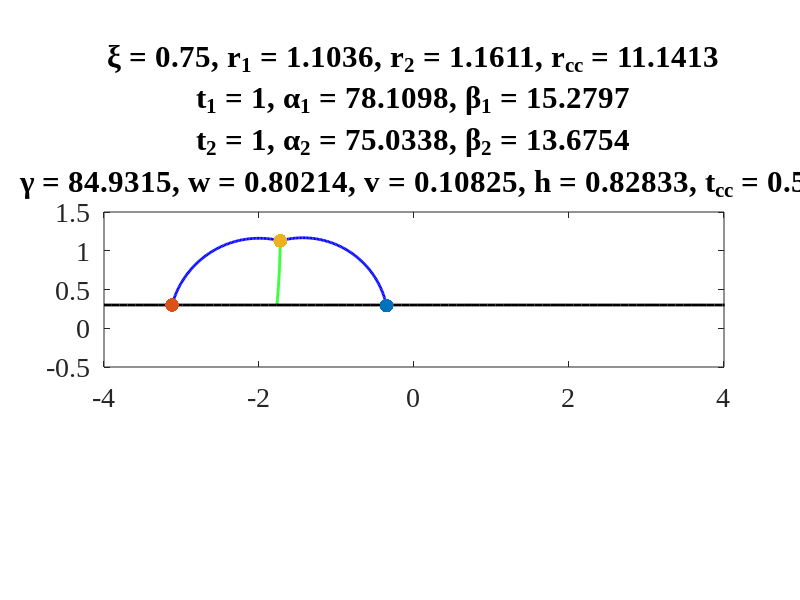

The MATLAB script that drew this image:
% Author: Calina A. Copos
% Last updated: 1/5/21
clear;
close all;
clc;

% Known parameters: f, xi, t1, t2, tcc, t0, tau

% Dimensionless parameters
f   = 0.1;          % maximal adhesion/protrusion
xi  = 0.75;         % effective drag
t1  = 1.0;          % leader force
t2  = 1.0;          % trailer force
tcc = 0.5;          % cell-cell force
t0  = 1.3;          % characteristic tension that breaks adhesions
tau = 0.1;          % ratio of membrane tension to adhesion/protrusion

epsilon  = 0.001;
v        = f + t1*(tau/t0^2-f/t0);       % velocity (linear approx. v = f + t*(tau/t0^2 - f/t0))
dh       = 1.;
dv       = 1.;
dg       = 1.;
count    = 0;

%% Numerical solver

tolv = 0.05; 
tolh = 0.01;
w = -0.5;
v = f + t1*(tau/t0^2-f/t0);
%v = 0.1;
while(dv>=tolv && count<=10000)
%while(count<=1)
    dh = 1.;
    %v = 0.001;
    v = v + epsilon;
    w = -0.5;
    %w = w + epsilon;
    %v = epsilon;
    
    while(dh>tolh && count<=10000)
        w = w + epsilon;
        wsgn = w/abs(w);
        
        % Step 1. Guess v. Force balance at front and rear endpoints
        % (1.a) (1+f) (1 - t1/(t0+tau)) - v = t1 cos(a1)
        % (1.b) (1-f) (1 - t2/(t0-tau)) + v = t2 cos(a2)

        a1 = acos( (1+f)*(1-t1/(t0+tau))/t1 - v/t1 );
        a2 = acos( (1-f)*(1-t2/(t0-tau))/t2 + v/t2 );
        % varies greatly with t0 (critical adhesion breaking force)

        % Step 2. Guess w. Force balance at the top of cell-cell region.
        % (2.a) t1 cos(b1) - t2 cos(b2) + wsgn tcc sin(|w|) = 0
        % (2.b) t1 sin(b1) + t2 sin(b2) -   tcc cos(|w|) = 0
        
        % play around with tcc, xi
        %func1 = @(b2) t1*sin( acos(t2/t1*cos(b2) + tcc/t1*sin(w)) ) + t2*sin(b2) - tcc*cos(w);
        %b2 = fzero(func1,[-pi/2,pi/2]);
        %b1 = acos( t2/t1*cos(b2) + tcc/t1*sin(w) );
        
        func1 = @(b2) t1*sin( acos(t2/t1*cos(b2) - wsgn*tcc/t1*sin(abs(w))) ) + t2*sin(b2) - tcc*cos(abs(w));
        %b2 = fzero(func1,[-pi/2,pi/2]);
        try 
            b2 = fzero(func1,0);
        catch 
            continue
        end
        b1 = acos( t2/t1*cos(b2) - wsgn*tcc/t1*sin(abs(w)) );
        
%         if (b1<0 || b2<0 || imag(b1)>1e-10 || imag(b2)>1e-10)
%             wsgn = -1;
%             func1 = @(b2) t1*sin( acos(t2/t1*cos(b2) - tcc/t1*sin(w)) ) + t2*sin(b2) - tcc*cos(w);
%             b2 = fzero(func1,[-pi/2,pi/2]);
%             b1 = acos( t2/t1*cos(b2) - tcc/t1*sin(w) );
%             sprintf('here')
%         end
        
        % Zero out the imaginary components
        if imag(b1)<=1e-10
            b1 = real(b1);
        end
        if imag(b2)<=1e-10
            b2 = real(b2);
        end

        % For vertical tcc (aka w approx 0)
        % (2.0.a) t1 cos(b1) = t2 cos(b2) -> b1 = acos( t2/t1 cos(b2) )
        % (2.0.b) t1 sin(b1) + t2 sin(b2) = tcc
    %     func = @(b2) t1*sin(acos(t2*cos(b2)/t1)) + t2*sin(b2) - tcc;
    %     b2 = fzero(func,-1.5);
    %     b1 = acos(t2/t1*cos(b2));

        % Step 3.
        % (3.a) r1 = (1/2 - 1/4 sin(2*a1) + (1/2 - 1/4 sin (2*b1))^(-1/2)
        % (3.b) r2 = (1/2 - 1/4 sin(2*a2) + (1/2 - 1/4 sin (2*b2))^(-1/2)
        
        %r1 = ( (0.5 - 0.25*sin(2*a1)) + (0.5 - 0.25*sin(2*b1)) )^(-1/2);
        %r2 = ( (0.5 - 0.25*sin(2*a2)) + (0.5 - 0.25*sin(2*b2)) )^(-1/2);
        
        % (attempt 6/8/21 did not work also not correct)
        %r1 = ( (a1 - 0.25*sin(2*a1)) + (b1 - 0.25*sin(2*b1)) )^(-1/2);
        %r2 = ( (a2 - 0.25*sin(2*a2)) + (b2 - 0.25*sin(2*b2)) )^(-1/2);
        
        % WRONG (re-visited)
        % (3.a) r1 = ( (a1+b1) - 0.5*sin(a1)*cos(a1) - 0.5*cos(a1)*cos(a1)*tan(b1) )^(-1/2)
        % (3.b) r2 = ( (a2+b2) - 0.5*sin(a2)*cos(a2) - 0.5*cos(a2)*cos(a2)*tan(b2) )^(-1/2)
        
        % (works 6/9/21)
        %r1 = ( (a1+b1) - 0.5*sin(a1)*cos(a1) - 0.5*cos(a1)*cos(a1)*tan(b1) )^(-1/2);
        %r2 = ( (a2+b2) - 0.5*sin(a2)*cos(a2) - 0.5*cos(a2)*cos(a2)*tan(b2) )^(-1/2);
        
        % (include tiny triangles in area calculation, works 6/17/21)
        tt1 = 0.5*( cos(b1)-cos(a1)*tan(b1) )*( sin(b1)-cos(a1)*tan(b1)*tan(b1) );
        tt2 = 0.5*( cos(b2)-cos(a2)*tan(b2) )*( sin(b2)-cos(a2)*tan(b2)*tan(b2) );
        r1 = ( 0.5*(a1+b1) - 0.5*sin(a1)*cos(a1) - 0.5*cos(a1)*cos(a1)*tan(b1) + tt1)^(-1/2);
        r2 = ( 0.5*(a2+b2) - 0.5*sin(a2)*cos(a2) - 0.5*cos(a2)*cos(a2)*tan(b2) + tt2)^(-1/2);
        
        % Step 4.
        % (4.a) h = h1 = r1*(cos(b1)-cos(a1))
        % (4.b) h = h2 = r2*(cos(b2)-cos(a2))

        h1 = r1*(cos(b1)-cos(a1));
        h2 = r2*(cos(b2)-cos(a2));
        dh = abs(h2-h1);
        
        if(real(a1*180/pi)>=170)
            keyboard();
        end

        %sprintf('Angles (degrees): a1=%.4f a2=%.4f b1=%.4f b2=%.4f w=%.4f',a1*180/pi,a2*180/pi,b1*180/pi,b2*180/pi,w*180/pi)
        %sprintf('Cell-cell region: h1=%.4f h2=%.4f dh=%.4f',h1,h2,dh)
    end
    
    h = h2;

    % Step 5. Intracellular pressure
    p1 = t1/r1;
    p2 = t2/r2;

    % Step 6. Find the radius of curvature for the cell-cell junction:
    %rcc = tcc/abs(t2/r2 - t1/r1);
    rcc = tcc/abs(t2/r2 - t1/r1); % edited 6/16

    % Step 7.
    func2 = @(x) h^2/(cos(abs(x)+abs(w))^2) - 2*rcc^2*(1-cos(2*abs(x)));
    %func2 = @(x) h^2/(cos(x-w)^2) - 2*rcc^2*(1-cos(2*x));
    
    try 
        x = fzero(func2,0);
    catch 
        continue
    end
  
    %x = fzero(func2,[0,pi/4]);
    %gamma = pi/2-w-2*x;
    gamma = pi/2-abs(w)-2*abs(x);
    
%     if(wsgn<0)
%         func2 = @(x) h^2/(cos(x-w)^2) - 2*rcc^2*(1-cos(2*x));
%         x = fzero(func2,[0,pi/4]);
%         gamma = pi/2-2*x+w;
%     end

    % Step 8.
    % tcc cos(gamma) = xi*v at the bottom of the cell-cell boundary
    vv = tcc*cos(gamma)/xi;
    dv = abs(vv-v);
    
    %sprintf('Speed: v=%.4f vv=%.4f',v,vv)
    %sprintf('Angle: gamma=%.4f',gamma)
    count = count + 1;
end

%% Plotting
% Trailer cell
%center2 = [-2+r2*cos(a2),0-r2*sin(a2)];
center2 = [-2,0];
start_angle2 = pi/2+a2;
end_angle2 = pi/2-b2;
N = 100;
th2 = linspace(start_angle2,end_angle2,N);
x2 = center2(1) + r2*cos(th2);
y2 = center2(2) + r2*sin(th2);
plot(x2,y2,'-b','linewidth',2);
hold on
%plot(x2(end)*ones(N,1),linspace(y2(1),y2(end),N),'-k','linewidth',2);

% Leader cell
center1 = [center2(1)+r2*cos(pi/2-b2)+r1*cos(pi/2-b1);center2(2)-(r1*sin(pi/2-b1)-r2*sin(pi/2-b2))];
start_angle1 = pi/2-a1;
end_angle1 = pi/2+b1;
th1 = linspace(start_angle1,end_angle1,N);
x1 = center1(1) + r1*cos(th1);
y1 = center1(2) + r1*sin(th1);
plot(x1,y1,'-b','linewidth',2);
hold on;
%plot(x1(end)*ones(N,1),linspace(y1(1),y1(end),N),'-k','linewidth',2);

%start_angle_cc = 3*pi/2+gamma;
if wsgn<0
    start_angle_cc = 3*pi/2+gamma+2*x;
    end_angle_cc = start_angle_cc-2*x;
elseif wsgn>0
    start_angle_cc = 3*pi/2-gamma-2*x;
    end_angle_cc = start_angle_cc+2*x;
end

%start_angle_cc = 3*pi/2+gamma+2*x;
%end_angle_cc = start_angle_cc-2*x;

start_angle_cc = 3*pi/2+gamma+2*abs(x);
end_angle_cc = start_angle_cc-2*abs(x);

th3 = linspace(start_angle_cc,end_angle_cc,N);
%center3 = [x1(end)+wsgn*rcc*cos(abs(w));y1(end)+rcc*sin(abs(w))];
%center3 = [x1(end)-rcc*sin(pi/2-w);y1(end)+rcc*cos(pi/2-w)];
%center3 = [x1(end)+h*cot(gamma+x)-rcc*cos(pi/2-gamma);y1(end)-rcc*sin(abs(w))];
center3 = [x1(end)-h*cot(gamma+abs(x))-rcc*cos(pi/2-gamma);y1(end)+rcc*sin(abs(w))];
%center3=[x1(end)-rcc*sin(3*pi/4-gamma);y1(end)+rcc*sin(3*pi/4-gamma)];
x3 = center3(1) + rcc*cos(th3);
y3 = center3(2) + rcc*sin(th3);
plot(x3,y3,'-g','linewidth',2);

plot(linspace(-4,6,100),y2(1)*ones(100,1),'-k','linewidth',2);
scatter(x1(1),y1(1),100,'bo','fill');
scatter(x2(1),y2(1),100,'bo','fill');
scatter(x1(end),y1(end),100,'bo','fill');
set(gca,'fontsize',20,'fontname','Times New Roman'); box on;
set(gcf,'color','w');
title({['\xi = ',num2str(xi), ', r_{1} = ',num2str(r1),', r_{2} = ',num2str(r2),', r_{cc} = ',num2str(rcc)],['t_{1} = ', num2str(t1), ', \alpha_{1} = ', num2str(a1*180/pi),', \beta_{1} = ', num2str(real(b1)*180/pi)],['t_{2} = ', num2str(t2), ', \alpha_{2} = ', num2str(a2*180/pi),', \beta_{2} = ',num2str(real(b2)*180/pi)],['\gamma = ', num2str(real(gamma)*180/pi),', w = ', num2str(real(w)*180/pi),', v = ', num2str(v),', h = ', num2str(h),', t_{cc} = ',num2str(tcc)]});
xlim([-4 4]); ylim([-0.5 1.5]);
pbaspect([8 2 1]);

% Compute area of trailer cell (updated 6/16)
%xT = [x2,fliplr(x3),x2(1)];
%yT = [y2,fliplr(y3),y2(1)];

xT = [x2,x3,flip(x2)];
yT = [y2,y3,y2(1)*ones(1,length(y2))];
aT = polyarea(xT,yT);

% Compute area of leader cell (updated 6/16)
%xT = [x1,fliplr(x3),x1(1)];
%yT = [y1,fliplr(y3),y1(1)];

xL = [x1,x3,flip(x1)];
yL = [y1,y3,y1(1)*ones(1,length(y1))];
aL = polyarea(xL,yL);

sprintf('Area of leader cell %.4f and trailer cell %.4f',aL,aT)

save bubble_v7.mat;


